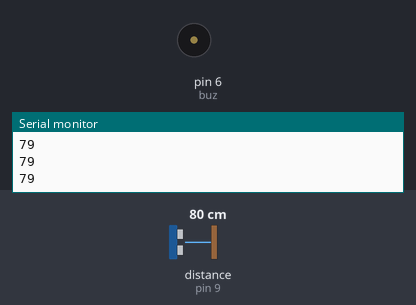
Recording of a sketch running on a simulated Arduino Uno, built with avr-gcc and run on an emulated ATmega328P. Parts: buzzer (waves = sounding, pin HIGH), the last lines printed to the serial monitor. Wiring (inferred from the names in the program): ultrasonic range finder: trigger pin 8; echo pin 9. The test bench sets the inputs (shaded band); at power-on: distance to the obstacle (sensor on pin 9) 80 cm. The echo pulse lasts 58.3 µs per cm; pins used as bus, display or sensor lines are not drawn.

Above: at 1.2 s.
1.3 s: distance to the obstacle (sensor on pin 9) set to 24 cm
2.8 s: distance to the obstacle (sensor on pin 9) set to 19 cm
At 3.19 s:
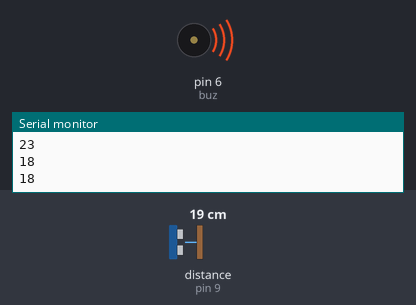
5.8 s: distance to the obstacle (sensor on pin 9) set to 10 cm
At 6.16 s:
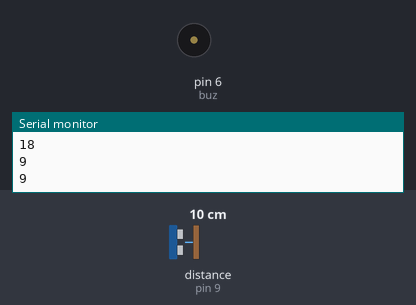
8.8 s: distance to the obstacle (sensor on pin 9) set to 7 cm
At 10.0 s:
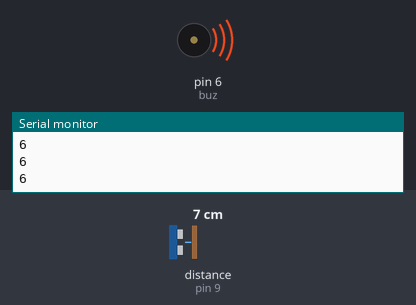
10.3 s: distance to the obstacle (sensor on pin 9) set to 9 cm
At 10.61 s:
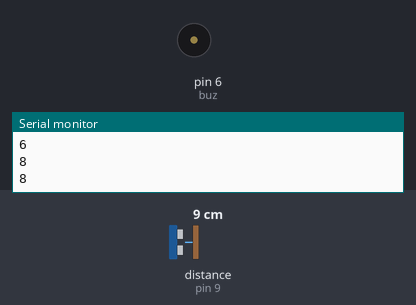
Timing chart, 0 to 14.3 s (numbered marks = the images above; inputs shaded):
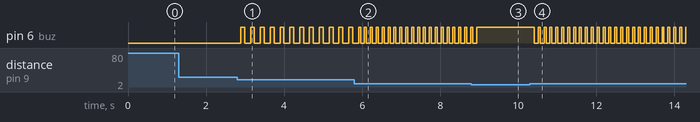

Measured:
- the behaviour switches between 22 and 21 cm on distance to the obstacle (sensor on pin 9) (found by bisection; images 0 and 1)
- the behaviour switches between 9 and 8 cm on distance to the obstacle (sensor on pin 9) (found by bisection; images 2 and 3)
- after the input at 2.8 s, pin 6 (buz): alternates HIGH for 0.10 s and LOW for 0.15 s, starting after 0.09 s
- after the input at 5.8 s, pin 6 (buz): alternates HIGH for 0.05 s and LOW for 0.10 s, starting after 0.16 s
- after the input at 8.8 s, pin 6 (buz): goes on until 8.9 s, then stays HIGH
- after the input at 10.3 s, pin 6 (buz): alternates HIGH for 0.05 s and LOW for 0.10 s, starting after 0.11 s

The sketch:

park_sensoru.ino
```cpp
#define trig 8
#define echo 9
#define buz 6

void setup() {
  Serial.begin(9600);
  pinMode(trig,OUTPUT);
  pinMode(echo,INPUT);
  pinMode(buz,OUTPUT);
}
void loop() {
  digitalWrite(trig,HIGH);
  delayMicroseconds(15);
  digitalWrite(trig,LOW);
  int sure=pulseIn(echo,HIGH);
  int mesafe=sure*0.0343/2;
  Serial.println(mesafe);
  delay(50);
  if (mesafe<=7){
    digitalWrite(buz, HIGH);
  }
  else {
    if (mesafe<=12){
      digitalWrite(buz, HIGH);
      delay(50);
      digitalWrite(buz, LOW);
      delay(50);
    }
    else {
      if (mesafe<=20){
        digitalWrite(buz, HIGH);
        delay(100);
        digitalWrite(buz, LOW);
        delay(100);
      }
      else {
        digitalWrite(buz, LOW);
      }
    }
  }
}
```
